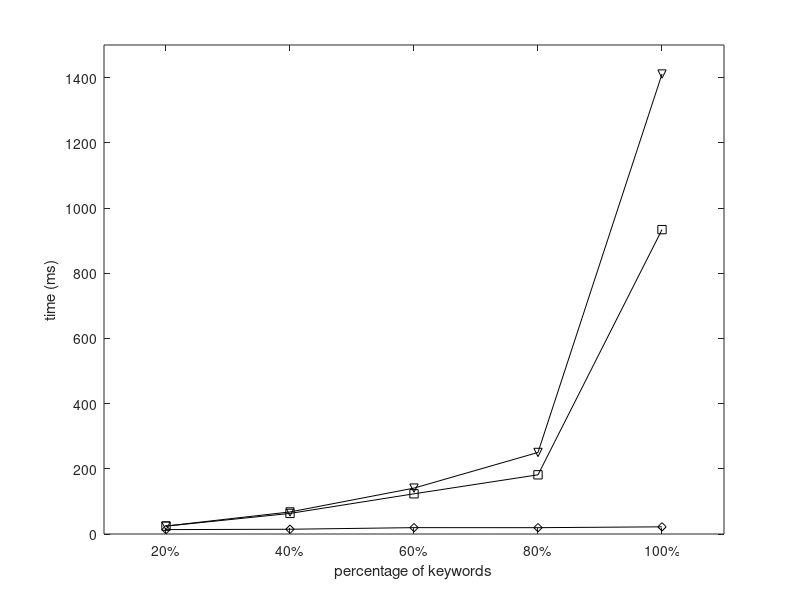

Write MATLAB code to recreate this figure. (Note: this script raises an error after producing the figure.)
set(gcf,'color',[1, 1, 1]);
set(gcf,'unit','centimeters','position',[10 5 9 7]);

x=[1, 2, 3, 4, 5];
y1 = [24.49763217	67.64342349	140.7589897	250.1460469	1410.909602];
y2 = [24.14168962	63.14775818	123.3497535	181.5691915	933.710148];
y3 = [13.51286334	14.59760266	19.53124851	19.41142	21.99730351];

p1= plot(x, y1, '-kv');
hold on;
p2 = plot(x, y2, '-ks');
hold on;
p3 = plot(x, y3, '-kd');

xlabel('percentage of keywords');
ylabel('time (ms)');

axis([0.5 5.5 0.0 1500]);

set(gca, 'xtick', 1:5, 'XTickLabel', {'20%','40%','60%','80%','100%'});
leg=legend('Inc-S','Inc-T','Dec', 2);
set(leg,'edgecolor','white');

set(gca, 'FontSize', 12);
set(get(gca, 'XLabel'), 'FontSize',12);
set(get(gca, 'YLabel'), 'FontSize',12);
set(findall(gcf,'type','line'),'linewidth',1.5);
set(gca, 'LineWidth', 1.5);